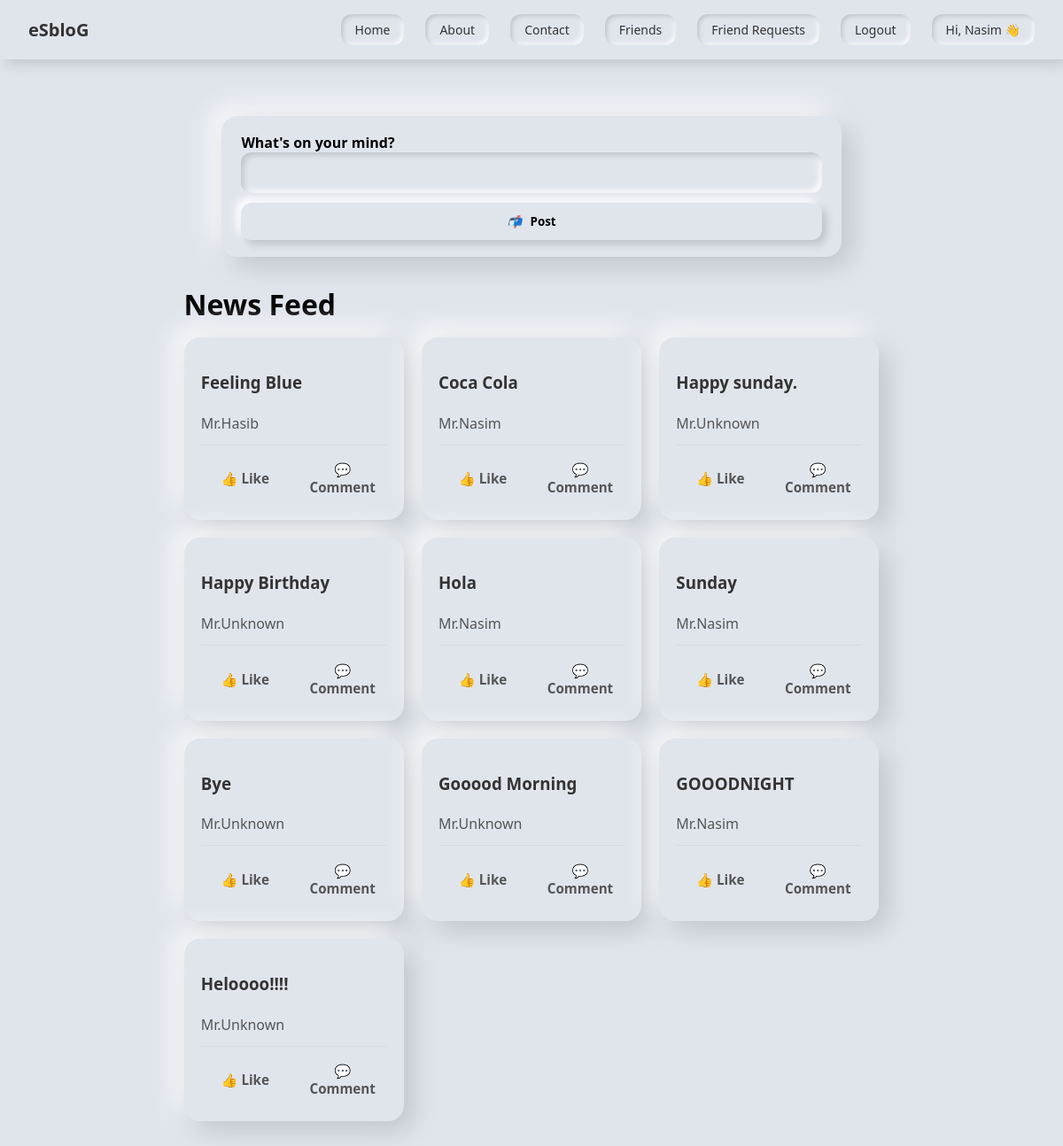
The page /dashboard/dash/ (signed in) on the database its author committed.
### dashboard/models.py (models this page shows, shortened)
class Login_info_new_p(models.Model):
    fname = models.CharField(max_length=100,default="Mr.")
    lname = models.CharField(max_length=100,default="Unknown")
    email = models.EmailField(max_length=50)
    password = models.CharField(max_length=50)
    def __str__(self):
        return self.email

class User_posts(models.Model):
    id = models.AutoField(primary_key=True)
    u_name = models.ForeignKey(Login_info_new_p,on_delete=models.CASCADE)
    post = models.CharField(max_length=100)
    create_at = models.DateTimeField(auto_now_add=True)

### dashboard/views.py (the view)
# urls.py: path('dash/',views.demo,name="home"),
def demo(request):
    posts = User_posts.objects.all().order_by('-create_at')
    users = []
    U_posts = []
    for post in posts:
        log_user = Login_info_new_p.objects.get(email=post.u_name)
        u_name = log_user.fname + log_user.lname
        status = post.post
        U_posts.append(status)
        users.append(u_name)
    return render(request,"dashboard/landing_page.html",{"posts": zip(users,U_posts)})

### dashboard/templates/dashboard/landing_page.html (shortened to what this page needs)
{% include "dashboard/header.html" %}
<div class="page">
  <form id="loginForm" method="POST" action="{% url 'add_post' %}" class="card composer">
    <div class="input-group">
      <label>What's on your mind?</label>
      <input type="text" name="post" required />
    </div>
    <button type="submit" class="action-btn">
      <i>📬</i> Post
    </button>
  </form>
  <h1 style="margin: 1rem 0;">News Feed</h1>
  <div class="feed-grid">
    {% for name, post in posts %}
      <div class="post-card">
        <h3 class="username">{{post}}</h3>
        <p class="content">{{ name }}</p>
        <div class="actions">
          <button class="like-btn">👍 Like</button>
          <button class="comment-btn">💬 Comment</button>
        </div>
      </div>
    {% endfor %}
  </div>
</div>
{% include "dashboard/footer.html" %}

### dashboard/templates/dashboard/header.html (shortened to what this page needs)
{% load static %}
<!DOCTYPE html>
<html lang="en">
<head>
</head>
<body>
  <nav class="navbar" role="navigation" aria-label="main">
    <a class="logo" href="{% url 'home' %}">eSbloG</a>
    <ul>
      <li><a href="{% url 'home' %}">Home</a></li>
      <li><a href="{% url 'home' %}">About</a></li>
      <li><a href="{% url 'home' %}">Contact</a></li>
      {% if request.session.user_id %}
        <li><a href="{% url 'friends' %}">Friends</a></li>
        <li><a href="{% url 'friends_req' %}">Friend Requests</a></li>
        <li><a href="{% url 'logout' %}">Logout</a></li>
        <li><a href="">Hi, {{ request.session.name }} 👋</a></li>
      {% else %}
        <li><a href="{% url 'login' %}">Login</a></li>
      {% endif %}
    </ul>
  </nav>
  <div class="page-wrap">

### dashboard/templates/dashboard/header.html (style rules this page uses)
* { box-sizing: border-box; font-family: 'Segoe UI', sans-serif; }
body { background: #e0e5ec; display: flex; flex-direction: column; align-items: center; min-height: 100vh; margin: 0; }
.navbar { width: 100%; background: #e0e5ec; padding: 1rem 2rem; display: flex; justify-content: space-between; align-items: center; box-shadow: 5px 5px 15px #bec3c9, -5px -5px 15px #ffffff; position: sticky; top: 0; left: 0; z-index: 1000; }
.navbar .logo { font-size: 20px; font-weight: bold; color: #333; text-decoration: none; }
.navbar ul { list-style: none; display: flex; gap: 1.5rem; margin: 0; padding: 0; }
.navbar ul li { display: inline; }
.navbar ul li a { text-decoration: none; color: #333; padding: 0.5rem 1rem; border-radius: 12px; background: #e0e5ec; box-shadow: inset 2px 2px 5px #bec3c9, inset -2px -2px 5px #ffffff; font-size: 14px; transition: all 0.2s ease-in-out; display: inline-block; }
.page-wrap { width: 100%; display: flex; justify-content: center; padding: 2rem 1rem; }

### dashboard/templates/dashboard/landing_page.html (style rules this page uses)
.page { max-width: 1200px; margin: 2rem auto; padding: 0 16px; }
.card { background: #e0e5ec; padding: 1.2rem 1.4rem; border-radius: 18px; box-shadow: 10px 10px 30px #bec3c9, -10px -10px 30px #ffffff; }
.composer { margin-bottom: 2rem; max-width: 700px; margin-left: auto; margin-right: auto; }
.composer .input-group label { font-weight: 600; }
.composer .input-group input { width: 100%; padding: 0.8rem 1rem; border-radius: 12px; border: none; background: #e0e5ec; box-shadow: inset 3px 3px 6px #bec3c9, inset -3px -3px 6px #ffffff; font-size: 15px; }
.action-btn { width: 100%; padding: 0.75rem 1rem; border: none; margin-top: 0.7rem; border-radius: 12px; background: #e0e5ec; box-shadow: 5px 5px 10px #bec3c9, -5px -5px 10px #ffffff; font-weight: 700; cursor: pointer; }
.action-btn i { margin-right: 6px; }
.feed-grid { display: grid; gap: 20px; grid-template-columns: repeat(1, minmax(0, 1fr)); }
@media (min-width: 700px) { .feed-grid { grid-template-columns: repeat(2, 1fr); } }
@media (min-width: 1024px) { .feed-grid { grid-template-columns: repeat(3, 1fr); } }
.post-card { background: #e0e5ec; padding: 1.2rem; border-radius: 18px; box-shadow: 10px 10px 30px #bec3c9, -10px -10px 30px #ffffff; display: flex; flex-direction: column; justify-content: space-between; }
.username { font-weight: 700; margin-bottom: .35rem; color: #333; }
.content { color: #555; line-height: 1.5; margin-bottom: .75rem; }
.actions { display: flex; justify-content: space-between; border-top: 1px solid #d7dbe2; padding-top: .6rem; gap: 10px; }
.actions button { flex: 1; background: none; border: none; cursor: pointer; font-size: .95rem; font-weight: 600; color: #555; padding: .5rem .75rem; border-radius: 10px; transition: background .2s ease; }

### rows shown on the page
Login_info_new_p: session.name "Nasim"
User_posts: posts "Feeling Blue"
User_posts: posts "Coca Cola"
User_posts: posts "Happy sunday."
User_posts: posts "Happy Birthday"
User_posts: posts "Hola"
User_posts: posts "Sunday"
User_posts: posts "Bye"
User_posts: posts "Gooood Morning"
User_posts: posts "GOOODNIGHT"
User_posts: posts "Heloooo!!!!"

### other values the page prints
{{ name }} "Mr.Hasib" "Mr.Nasim" "Mr.Unknown" "Mr.Unknown" "Mr.Nasim" "Mr.Nasim" "Mr.Unknown" "Mr.Unknown" "Mr.Nasim" "Mr.Unknown"
